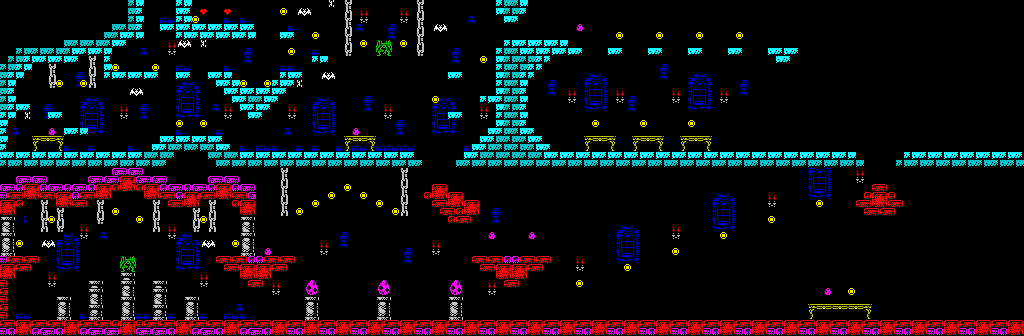

This is a level from a 2D game, rendered from its Tiled map with the project's own tilesets. A one-line summary and the map file follow, with tile-layer data summarised:
An orthogonal 128x42 tile map with 8x8 px tiles, 1 tile layer (Tile Layer 1).

<map version="1.2" tiledversion="1.3.1" orientation="orthogonal" renderorder="left-down" compressionlevel="0" width="128" height="42" tilewidth="8" tileheight="8" infinite="0" backgroundcolor="#000000" nextlayerid="2" nextobjectid="1">
 <editorsettings>
  <export target="levels.csv" format="csv" />
 </editorsettings>
 <tileset firstgid="1" name="sprites" tilewidth="8" tileheight="8" tilecount="168" columns="12">
  <image source="sprites.png" trans="000000" width="96" height="112" />
 </tileset>
 <layer id="1" name="Tile Layer 1" width="128" height="42">
  <data>[5376 cells, 1740 non-empty, 73 distinct tile ids]</data>
 </layer>
</map>